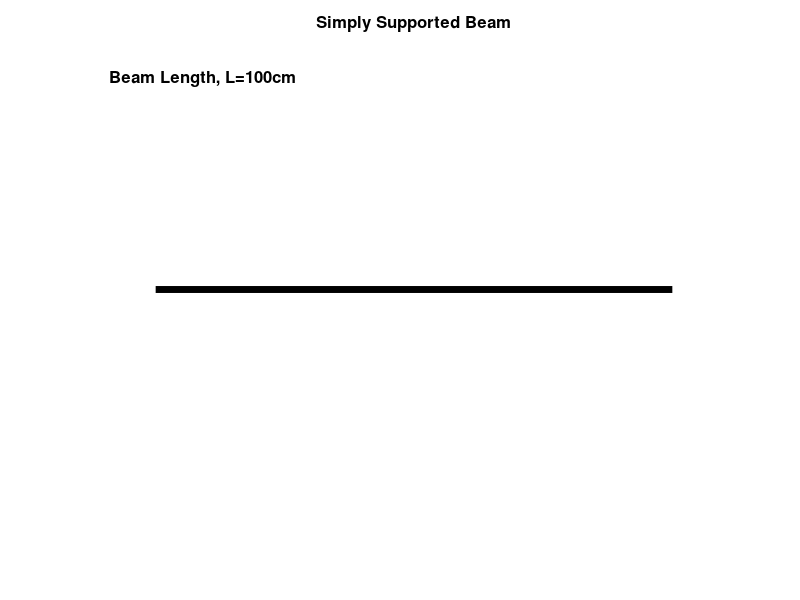

MATLAB code for this plot: (Note: this script raises an error after producing the figure.)
%Generates *.xml scripts for Moodle Embedded answers [cloze] 
%question name - Combined Level 1
%Created by Stecia-Marie Fletcher for the project ,'Intoducing e-learning
%environments to the Biomedical Engineering Programme', supervised by Dr. Pilar 
%Garcia Souto
%UCL Department: Medical Physics and Bioengineering
%Date: July 2014
%version 1.0

comb1=fopen('combined1.xml','w');

fprintf(comb1,'%s','<?xml version="1.0" encoding="UTF-8"?>');
fprintf(comb1,'\n%s','<quiz>');

for i=1:1:1
    
% Start Image

l=randi([10,20]);
L=l*10;

%Plotting the beam

y1=0;
y2=0;
x1=0;
x2=L;

a=plot([x1,x2],[y1,y2],'Color','black','linewidth',5);

hold on

axis([-10 L+10 -1.5 1.5]);

title('Simply Supported Beam','FontSize',12, 'FontWeight','bold');

axis off

%Indicating the beam length on the plot

L_unit=strcat('Beam Length, L= ',num2str(L),'cm');

text(-9,1.3, L_unit,'FontSize',12,'FontWeight','bold');

%Reaction Forces

arrow([0,-0.75],[0,0],'LineWidth',3)

text(-2,-0.85,'R1','Fontsize',12,'FontWeight','bold')

arrow([L,-0.75],[L,0],'LineWidth',3)

text(L-2,-0.85,'R2','Fontsize',12,'Fontweight','bold');

%Plotting point load

p=randi([3,l-3]);
P=p*10;
arrow([P,0.75],[P,0],'LineWidth',3)

%Labelling point load

w=randi([5,15]);
W=w*10;
W_label=strcat(num2str(W),'N');

text(P-5,0.85,W_label,'fontsize',12,'fontweight','bold')

%Labelling distances

d_label=strcat(num2str(P),'cm');

if P>=L/2
     
arrow([P/2,-0.1],[0,-0.1],'LineWidth',3);
arrow([P/2,-0.1],[P,-0.1],'LineWidth',3);

text(P/3,-0.2,d_label,'fontsize',12,'fontweight','bold');

else
    
    arrow([P+L/2,-0.1],[L,-0.1],'LineWidth',3);
    arrow([P+L/2,-0.1],[P,-0.1],'LineWidth',3);
    
  LP=L-P;
    
    text(P+(LP/3),-0.2,strcat(num2str(L-P),'cm'),'fontsize',12,'fontweight','bold');
    
end 

%Indicating level

rectangle('Position',[L-5*L/20+5,1.3,L/20,0.1],'Curvature',[1,1],'LineWidth',1.5,'FaceColor','y');
rectangle('Position',[L-4*L/20+5,1.3,L/20,0.1],'Curvature',[1,1],'LineWidth',1.5);
rectangle('Position',[L-3*L/20+5,1.3,L/20,0.1],'Curvature',[1,1],'LineWidth',1.5);
rectangle('Position',[L-2*L/20+5,1.3,L/20,0.1],'Curvature',[1,1],'LineWidth',1.5);
rectangle('Position',[L-L/20+5,1.3,L/20,0.1],'Curvature',[1,1],'LineWidth',1.5);

%Showing x direction

arrow([0,-1.2],[L/4,-1.2],'linewidth',2);

text(L/4+L/40,-1.2,'x','Fontsize',12,'fontweight','bold');

imgname=strcat('level1_',num2str(i),'.jpg');

saveas(a,imgname);

hold off

%End image

fprintf(comb1,'\n<!--question %d-->',i);
fprintf(comb1,'\n%s','<question type="cloze">');

fprintf(comb1,'\n%s','<name>');
fprintf(comb1,'\n<text>Combined %d Level 1</text>',i);
fprintf(comb1,'\n%s','</name>');

fprintf(comb1,'\n%s','<questiontext format="html">');
fprintf(comb1,'\n%s','<text>');
fprintf(comb1,'\n%s','<![CDATA[<p><img style="width: 625px; heght: 500px; margin-right: auto; margin-left: auto; display: block;"');
fprintf(comb1,'src="http://www.ucl.ac.uk/~wmapsfl/moodle/combined1/level1_%d.jpg"',i);
fprintf(comb1,'%s','alt="Beamplot" width="30 height="30"/></p>');

fprintf(comb1,'\n%s','<p style="text-align: left;">Consider a simply supported beam as shown above with length L.</p>');
fprintf(comb1,'\n%s','<p style="text-align: left;">There are two supports at either end of the beam,which generate reaction forces R1 and R2, at positions x=0 and x=L respectively.</p>');
fprintf(comb1,'\n%s','<p style="text-align: left;">There is an external point force acting on the beam as shown in the diagram.</p>');
fprintf(comb1,'\n%s','<pstyle="text-align: left;" >Using the convention that upward forces and anti-clockwise moments are positive, and the information given:');
fprintf(comb1,'\n%s','<p>a) Calculate the reaction forces R1 and R2 to the nearest whole number.');

%Calculating reaction forces

R2=(W*P)/L;

R1=W-R2;

fprintf(comb1,'\n%s','<p style="text-align: center;" >');
fprintf(comb1,'R1 = {1:NUMERICAL:=%3.0f:1#Good job!~*#Sorry. Try again.} N</p>',R1);
fprintf(comb1,'\n%s','<p style="text-align: center;" >');
fprintf(comb1,'R2 = {1:NUMERICAL:=%3.0f:1#Good job!~*#Sorry. Try again.} N</p>',R2);

fprintf(comb1,'\n%s','<p style="text-align: left;">b) Calculate and draw the Shear Force Diagram (SFD) on paper and identify the following values:</p>');

%Calculating shear force

SFA=R1;
SFB=R1-W;


fprintf(comb1,'\n%s','<p style="text-align: left;">Shear Force just to the right of A i.e (x=0).</p>');
fprintf(comb1,'\n%s','<p style="text-align: center;">');
fprintf(comb1,'{1:NUMERICAL:=%3.0f:1#Good job!~*#Sorry. Try again.} N</p>',SFA);

fprintf(comb1,'\n<p style="text-align: left;">Shear Force just to the right of B i.e. (x=%d).</p>',P);
fprintf(comb1,'\n%s','<p style="text-align: center;">');
fprintf(comb1,'{1:NUMERICAL:=%3.0f:1#Good job!~*#Sorry. Try again.} N</p>',SFB);

fprintf(comb1,'\n%s','<p style="text-align: left;">Shear Force just to the right of C i.e (x=L).</p>');
fprintf(comb1,'\n%s','<p style="text-align: center;">');
fprintf(comb1,'{1:NUMERICAL:=%3.0f:1#Good job!~*#Sorry. Try again.} N</p>',0);

fprintf(comb1,'\n%s','<p style="text-align:left;">From the drop down menus below indicate how the indicated points are connected in the SFD</p>');
fprintf(comb1,'\n%s','<p>1) A and B {1:MULTICHOICE:Either a horizontal or vertical line.~=A combination of horizontal and vertical lines.~A line with a slope.~A curve}</p>');

fprintf(comb1,'\n%s','<p>2) B and C {1:MULTICHOICE:Either a horizontal or vertical line.~=A combination of horizontal and vertical lines.~A line with a slope.~A curve}</p>');


%Calculating the bending moments

%Converting cm to m

Lm=L/100;
Pm=P/100;

B=(R1*Pm);

fprintf(comb1,'\n%s','<p style="text-align: left;">c) Calculate and draw the Bending Moment Diagram (BMD) on paper and identify the following values:</p>');

fprintf(comb1,'\n%s','<p style="text-align: left;">Bending moment at A.</p>');
fprintf(comb1,'\n%s','<p style="text-align: center;">');
fprintf(comb1,'{1:NUMERICAL:=%3.0f:1#Good job!~*#Sorry. Try again.} N.m</p>',0);

fprintf(comb1,'\n%s','<p style="text-align: left;">Bending Moment at B.</p>');
fprintf(comb1,'\n%s','<p style="text-align: center;">');
fprintf(comb1,'{1:NUMERICAL:=%3.0f:1#Good job!~*#Sorry. Try again.} N.m</p>',B);

fprintf(comb1,'\n%s','<p style="text-align: left;">Bending Moment at C.</p>');
fprintf(comb1,'\n%s','<p style="text-align: center;">');
fprintf(comb1,'{1:NUMERICAL:=%3.0f:1#Good job!~*#Sorry. Try again.} N.m</p>',0);

fprintf(comb1,'\n%s','<p style="text-align:left;">From the drop down menus below indicate how the indicated points are connected in the BMD</p>');
fprintf(comb1,'\n%s','<p>1) A and B {1:MULTICHOICE:Either a horizontal or vertical line.~A combination of horizontal and vertical lines.~=A line with a slope.~A curve}</p>');

fprintf(comb1,'\n%s','<p>2) B and C {1:MULTICHOICE:Either a horizontal or vertical line.~A combination of horizontal and vertical lines.~=A line with a slope.~A curve}</p>]]>');



fprintf(comb1,'\n%s','</text>');
fprintf(comb1,'\n%s','</questiontext>');



fprintf(comb1,'\n%s','<penalty>0</penalty>');
fprintf(comb1,'\n%s','<hidden>0</hidden>');





fprintf(comb1,'\n%s','</question>');
end 
fprintf(comb1,'\n%s','</quiz>');
